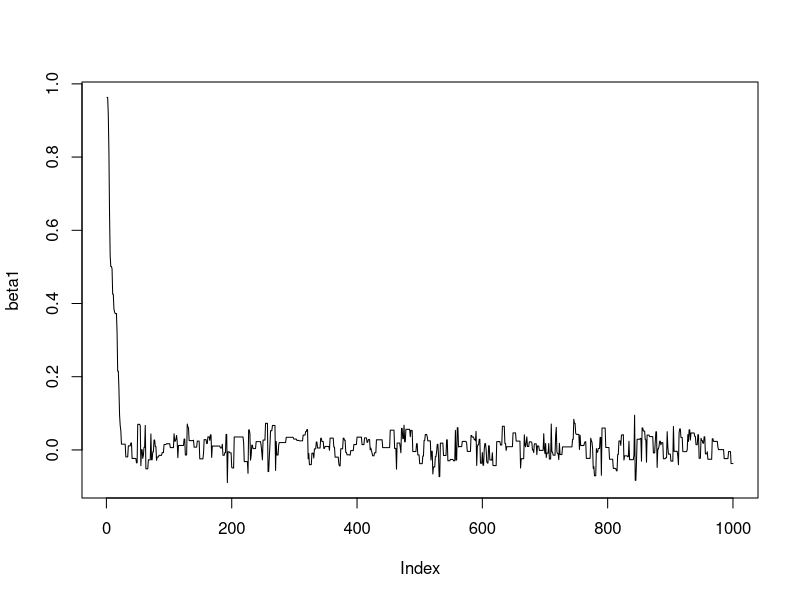
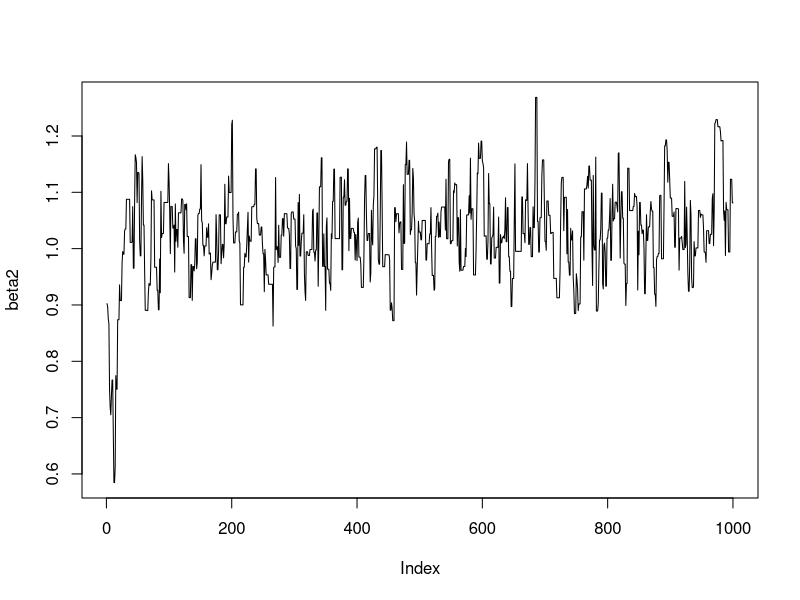
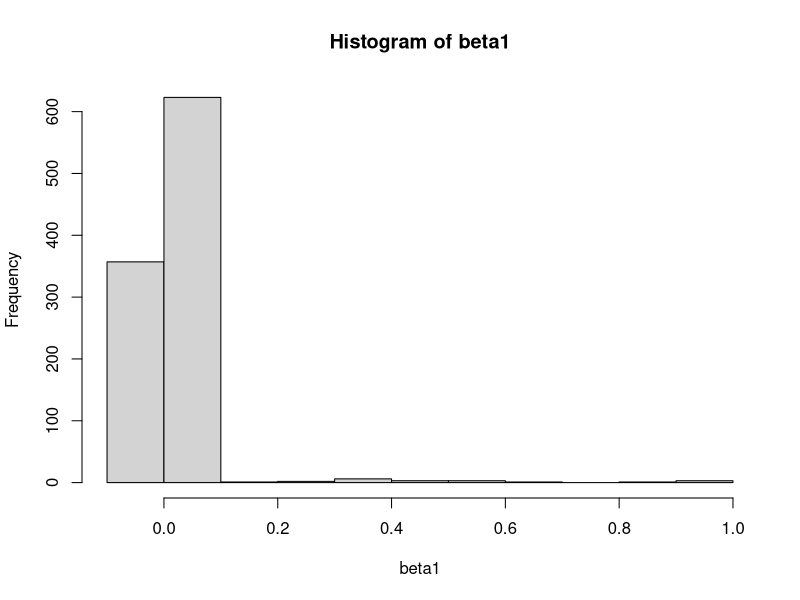
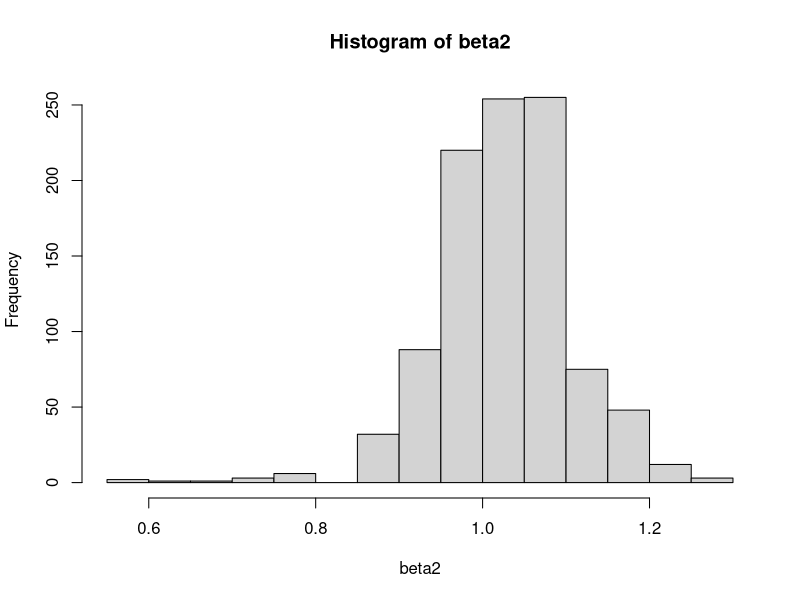

Here is the R script that generated these plots, in order:
## ---- chunk 1
# simulating data
# y = beta1 + beta2 * x + err
# err ~ N(0,sigma^2)
set.seed(123)
beta1Real = 0.0
beta2Real = 1.0
sigmaReal = 0.1

n = 10
err = rnorm(n = n, mean = 0.0, sd = sigmaReal)
x = runif(n = n, min = -1.0, max = 1.0)
y = beta1Real + beta2Real * x + err
## ---- chunk 2
propose <- function(betaCur){
     return(rnorm(n = 1,mean = 0.0,sd = 0.1))
}

likelihood <- function(y,x,n,beta1,beta2,sigma){
     return( dmnorm(x = y,mean = beta1+beta2*x,varcov = (sigma^2)*diag(n)) )
}

priorBeta1 <- function(beta1){
     return( dunif(x = beta1,min = -2.0,max = 2.0) )
}

library(mnormt)

# initialization
iter=1000
beta1 = c(); acceptBeta1 = c()
beta2 = c(); acceptBeta2 = c()
beta1[1] = runif(1); acceptBeta1[1]=1
beta2[1] = runif(1); acceptBeta2[1]=1

for (i in c(2:iter)){
     #beta1
     betaCur = beta1[i-1]
     betaProp = betaCur + propose(betaCur)
     a = likelihood(y = y,x = x,n = n,beta1 = betaProp,beta2 = beta2Real,sigma = sigmaReal) * priorBeta1(betaProp)
     b = likelihood(y = y,x = x,n = n,beta1 = betaCur,beta2 = beta2Real,sigma = sigmaReal) * priorBeta1(betaCur)
     pmove = a/b
     if (pmove > runif(1)){
          beta1[i] = betaProp
          acceptBeta1[i] = 1
     } else{
          beta1[i] = betaCur
          acceptBeta1[i] = 0
     }
     #beta2
     betaCur = beta2[i-1]
     betaProp = betaCur + propose(betaCur)
     a = likelihood(y = y,x = x,n = n,beta1 = beta1[i],beta2 = betaProp,sigma = sigmaReal) * priorBeta1(betaProp)
     b = likelihood(y = y,x = x,n = n,beta1 = beta1[i],beta2 = betaCur,sigma = sigmaReal) * priorBeta1(betaCur)
     pmove = a/b
     if (pmove > runif(1)){
          beta2[i] = betaProp
          acceptBeta2[i] = 1
     } else{
          beta2[i] = betaCur
          acceptBeta2[i] = 0
     }}

# output
startStable=200
plot(beta1,type="l"); plot(beta2,type="l")
hist(beta1); hist(beta2)
c(mean(beta1[200:iter]), mean(beta2[200:iter]))
c(sd(beta1[200:iter]), sd(beta2[200:iter]))
c(mean(acceptBeta1[200:iter]), mean(acceptBeta2[200:iter]))
